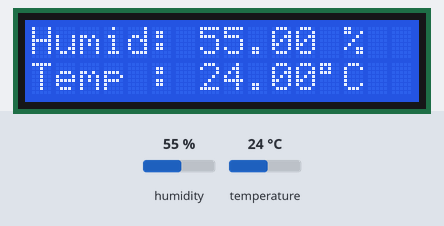
Recording of a sketch running on a simulated Arduino Uno, built with avr-gcc and run on an emulated ATmega328P. On the bench: 16×2 character LCD. Inputs (shaded band) come from the test bench; at power-on: humidity 55 %, temperature 24 °C. What the sketch prints to the serial monitor is not drawn.

Above: at 3.6 s.
3.7 s: humidity set to 22 %
At 5.5 s:
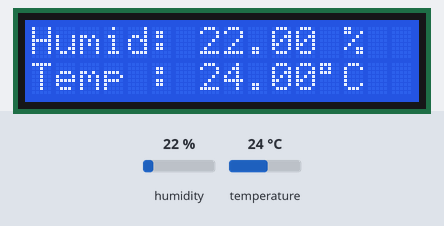
6.7 s: temperature set to 12 °C
At 8.1 s:
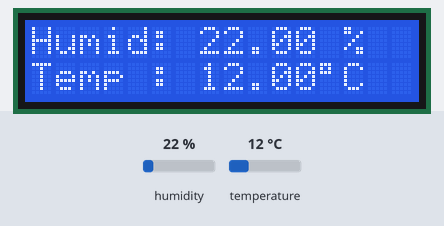
9.7 s: humidity set to 40 %
At 12.3 s:
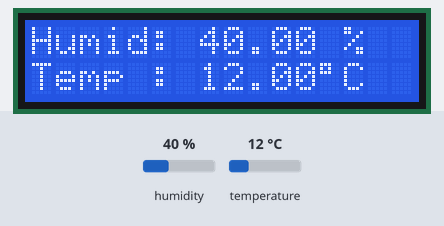
12.7 s: temperature set to 19 °C
At 13.8 s:
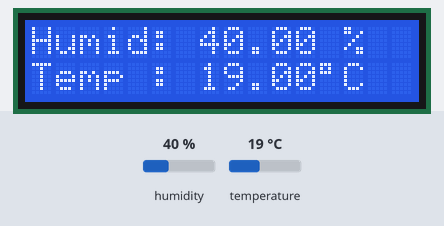
Timing chart, 0 to 15.7 s (numbered marks = the images above; inputs shaded):
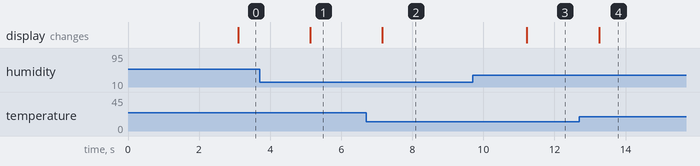

The sketch:

Check12_3.ino
```cpp
//Checkpoint 12.3
#include "DHT.h"
#include <LiquidCrystal.h>

#define DHTPIN 2
#define DHTTYPE DHT11

DHT dht(DHTPIN, DHTTYPE);
LiquidCrystal lcd1(8, 9, 10, 11, 12, 13);   // RS, E, D4, D5, D6, D7 (ตามรูปที่ 12.14)

void setup() {
  Serial.begin(9600);
  dht.begin();

  lcd1.begin(16, 2);
  lcd1.clear();
  lcd1.setCursor(0, 0);
  lcd1.print("DHT11 Ready...");
  delay(1000);
}

void loop() {
  delay(2000);   // DHT11 ควรอ่านค่าห่างกันอย่างน้อย ~2 วินาที

  float h = dht.readHumidity();
  float t = dht.readTemperature();       // องศาเซลเซียส

  lcd1.clear();

  if (isnan(h) || isnan(t)) {
    Serial.println("Failed to read from DHT sensor!");
    lcd1.setCursor(0, 0);
    lcd1.print("Sensor Error!");
    return;
  }

  Serial.print("Humidity: ");
  Serial.print(h);
  Serial.print(" %\tTemperature: ");
  Serial.print(t);
  Serial.println(" *C");

  lcd1.setCursor(0, 0);
  lcd1.print("Humid: ");
  lcd1.print(h);
  lcd1.print(" %");

  lcd1.setCursor(0, 1);
  lcd1.print("Temp : ");
  lcd1.print(t);
  lcd1.print((char)223);   // สัญลักษณ์องศา (°) บน LCD
  lcd1.print("C");
}
```

Measured:
- after the input at 3.7 s, the display: changes after 1.4 s (image 1)
- after the input at 6.7 s, the display: changes after 0.46 s (image 2)
- after the input at 9.7 s, the display: changes after 1.5 s (image 3)
- after the input at 12.7 s, the display: changes after 0.55 s (image 4)
